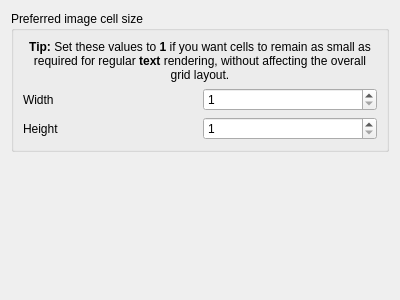
<?xml version="1.0" encoding="UTF-8"?>
<ui version="4.0">
 <class>CellRendererImage</class>
 <widget class="QWidget" name="CellRendererImage">
  <property name="geometry">
   <rect>
    <x>0</x>
    <y>0</y>
    <width>400</width>
    <height>300</height>
   </rect>
  </property>
  <property name="windowTitle">
   <string notr="true">Form</string>
  </property>
  <layout class="QVBoxLayout" name="verticalLayout">
   <item>
    <widget class="QGroupBox" name="prefImgCellSizeGrp">
     <property name="title">
      <string>Preferred image cell size</string>
     </property>
     <layout class="QGridLayout" name="gridLayout">
      <item row="2" column="1">
       <widget class="QSpinBox" name="prefImgCellSizeHgSpin">
        <property name="minimum">
         <number>1</number>
        </property>
        <property name="maximum">
         <number>99999999</number>
        </property>
        <property name="singleStep">
         <number>10</number>
        </property>
        <property name="cfg" stdset="0">
         <string notr="true">CellRendererImage.PreferredMinHeight</string>
        </property>
       </widget>
      </item>
      <item row="2" column="0">
       <widget class="QLabel" name="prefImgCellSizeHgLab">
        <property name="text">
         <string>Height</string>
        </property>
       </widget>
      </item>
      <item row="1" column="0">
       <widget class="QLabel" name="prefImgCellSizeWdLab">
        <property name="text">
         <string>Width</string>
        </property>
       </widget>
      </item>
      <item row="1" column="1">
       <widget class="QSpinBox" name="prefImgCellSizeWdSpin">
        <property name="minimum">
         <number>1</number>
        </property>
        <property name="maximum">
         <number>99999999</number>
        </property>
        <property name="singleStep">
         <number>10</number>
        </property>
        <property name="cfg" stdset="0">
         <string notr="true">CellRendererImage.PreferredMinWidth</string>
        </property>
       </widget>
      </item>
      <item row="0" column="0" colspan="2">
       <widget class="QLabel" name="label">
        <property name="text">
         <string>&lt;html&gt;&lt;head/&gt;&lt;body&gt;&lt;p&gt;&lt;span style=&quot; font-weight:700;&quot;&gt;Tip:&lt;/span&gt; Set these values to &lt;span style=&quot; font-weight:700;&quot;&gt;1&lt;/span&gt; if you want cells to remain as small as required for regular &lt;span style=&quot; font-weight:700;&quot;&gt;text&lt;/span&gt; rendering, without affecting the overall grid layout.&lt;/p&gt;&lt;/body&gt;&lt;/html&gt;</string>
        </property>
        <property name="alignment">
         <set>Qt::AlignmentFlag::AlignCenter</set>
        </property>
        <property name="wordWrap">
         <bool>true</bool>
        </property>
        <property name="margin">
         <number>11</number>
        </property>
       </widget>
      </item>
     </layout>
    </widget>
   </item>
   <item>
    <spacer name="verticalSpacer">
     <property name="orientation">
      <enum>Qt::Orientation::Vertical</enum>
     </property>
     <property name="sizeHint" stdset="0">
      <size>
       <width>20</width>
       <height>40</height>
      </size>
     </property>
    </spacer>
   </item>
  </layout>
 </widget>
 <resources/>
 <connections/>
</ui>
